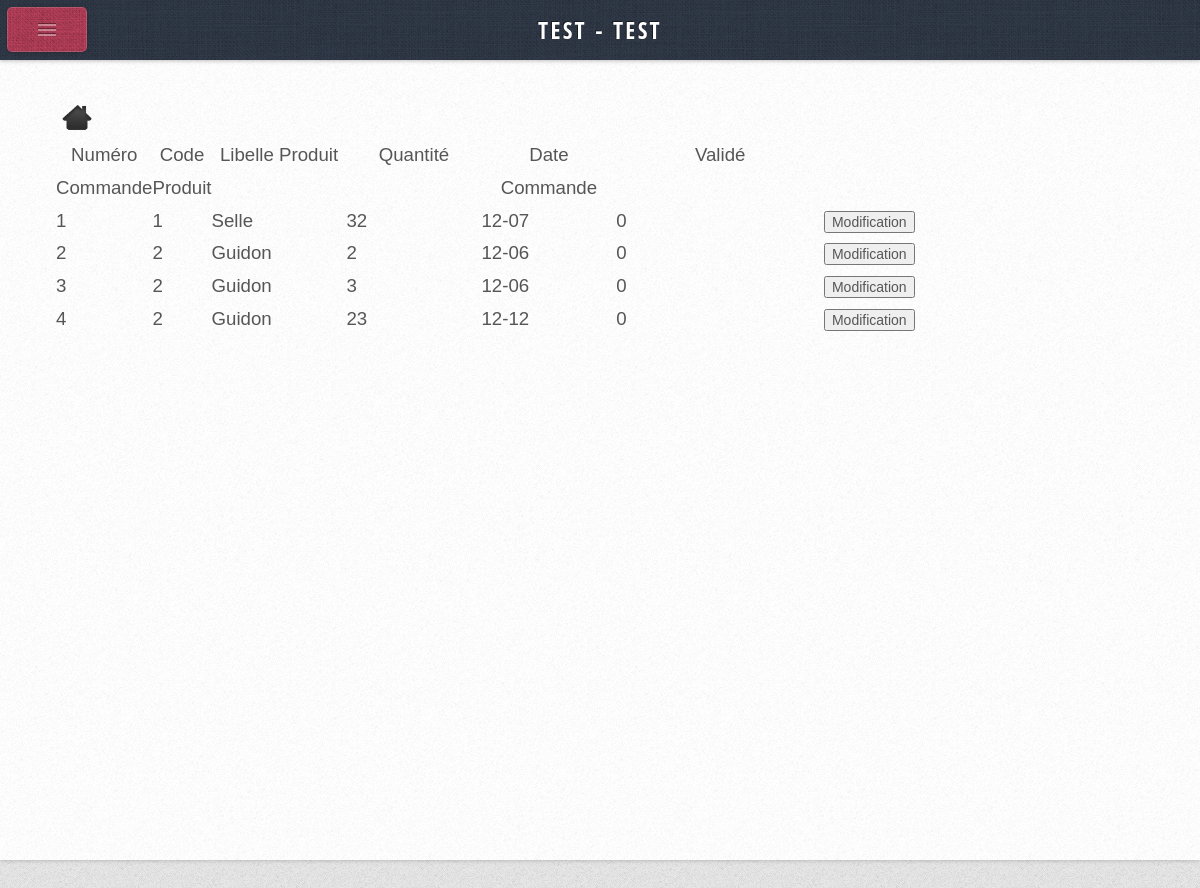
The page /index.php?page=CommandeListe (signed in) on the database as committed earlier.
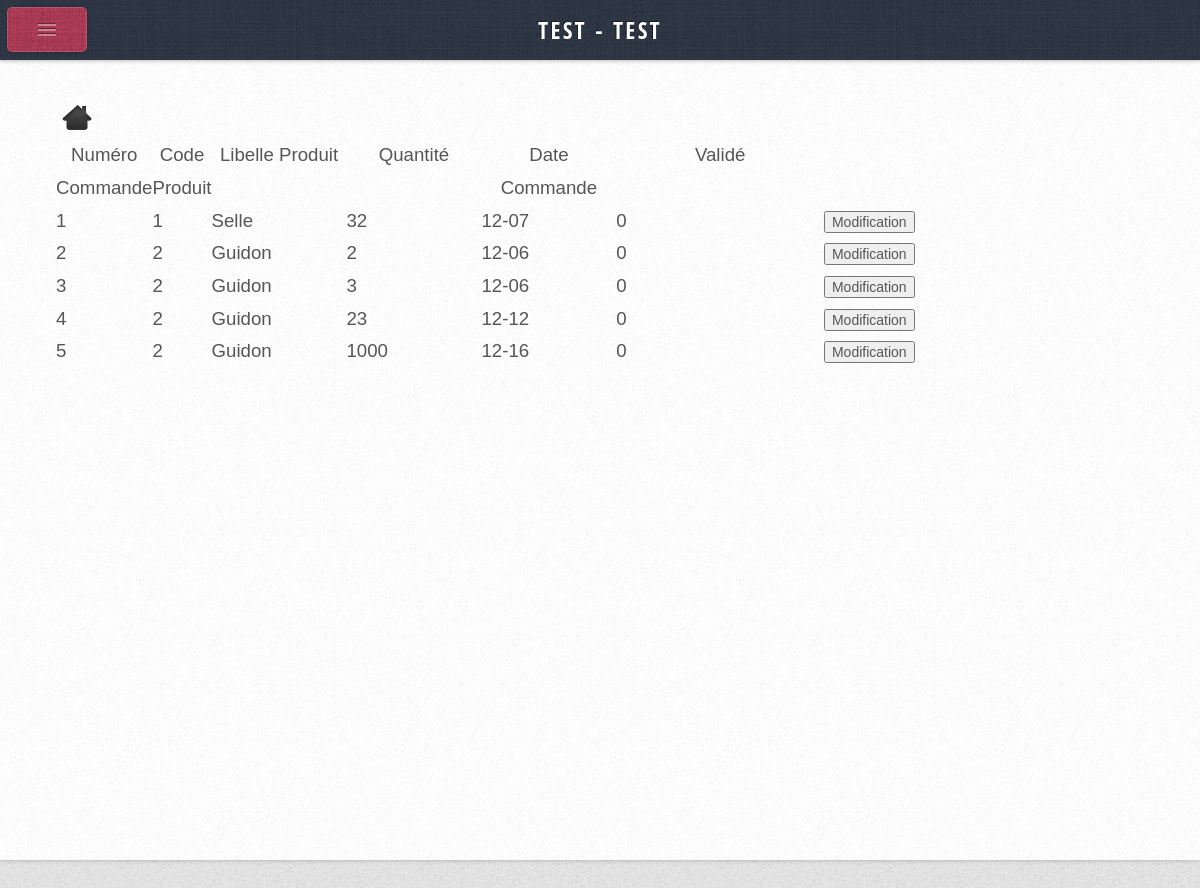
The same page on the database as committed later.
### tables this page shows
CREATE TABLE IF NOT EXISTS `COMMANDE` (
  `COM_CODE` char(5) NOT NULL,
  `COM_DATE` date DEFAULT NULL,
  `COM_QTE` int(2) DEFAULT NULL,
  `COM_VALIDE` tinyint(1) DEFAULT NULL,
  `COM_PRODUIT` char(6) NOT NULL,
  PRIMARY KEY (`COM_CODE`)
);

CREATE TABLE IF NOT EXISTS `PRODUIT` (
  `PDT_CODE` char(6) NOT NULL,
  `PDT_LIBELLE` varchar(30) DEFAULT NULL,
  `PDT_POIDS` int(10) DEFAULT NULL,
  `PDT_PXCMUP` float(6,2) DEFAULT NULL,
  `PDT_QTESTK` int(10) DEFAULT NULL,
  `PDT_NBVOLS` int(5) DEFAULT NULL,
  `PDT_NBCASSES` int(5) DEFAULT NULL,
  PRIMARY KEY (`PDT_CODE`)
);

CREATE TABLE IF NOT EXISTS `TECHNICIEN` (
  `TEC_MATRICULE` char(5) NOT NULL,
  `TEC_NOM` varchar(35) DEFAULT NULL,
  `TEC_PRENOM` varchar(35) DEFAULT NULL,
  `TEC_PWD` varchar(40) NOT NULL,
  `TEC_RESPONSABLE` tinyint(1) NOT NULL,
  PRIMARY KEY (`TEC_MATRICULE`)
);

### classe/clstBaseMysql.classe2.php (called while the page is built, shortened)
<?php
class clstBaseMysql
{
			private function connect($pServeur, $pUser, $pMdp)
	{
				$res = mysql_connect($pServeur, $pUser, $pMdp) or die("Erreur de connexion à MySql");
				return ($res) ;
			}
	public function query($pReq)
	{
					$res =  mysql_query($pReq) or die("erreur avec la requête ". $pReq);
				return ($res) ;
			}
			public function tabAssoc($pReq)
	{
					$TabRes = mysql_fetch_assoc($pReq);
			return ($TabRes) ;
		}
}

### include/connexion.inc.php (called while the page is built, shortened)
<?php
	function connecter()
	{
		$oSql = new clstBaseMysql("localhost", "Vlyon", "vlyon", "VLYON") ;
		return ($oSql) ;
	}

### include/functions.inc.php (called while the page is built, shortened)
<?php
include('connexion.inc.php');
function utilisateur()
{
    $id = $_SESSION['id'];
    $sReq = " SELECT TEC_NOM, TEC_PRENOM, TEC_RESPONSABLE
                FROM TECHNICIEN
                WHERE TEC_MATRICULE='".$id."'";
    $rstPdt = mysql_query($sReq) ;
    $oUtilisateur = array() ;
    $Utilisateur = mysql_fetch_assoc($rstPdt);
    $oUtilisateur[1] =  $Utilisateur ;
    return ($oUtilisateur) ;
}
         ?>
          <?php
    function getAllCommandes()
    {
        $oSql = connecter();
        $sReq = "SELECT COM_CODE, COM_DATE, COM_QTE, COM_PRODUIT, COM_VALIDE, PDT_LIBELLE
                 FROM COMMANDE, PRODUIT
                 WHERE COMMANDE.COM_PRODUIT = PRODUIT.PDT_CODE";
        $rstCde = $oSql->query($sReq);
        $iNb = 0;
        $lesCommandes = array();
        while ($uneLigne = $oSql->tabAssoc($rstCde))
        {
            $iNb = $iNb + 1;
            $lesCommandes[$iNb] = $uneLigne;
        }
        return ($lesCommandes);
    }
    ?>

### FO/Vues/Produit/fo_listeCommandePdt.php (the view, shortened to what this page needs)
<html>
	<head>
	</head>
	<body>
		<a href="index.php"><img src="css/Home.png" border="0" align="center" width=42 height=42></img></a></br>
		<table border = 1 width="100%" >
			<tr>
				<th width="5%" >Numéro Commande</th>
				<th width="5%" >Code Produit</th>
				<th width="13%">Libelle Produit</th>
				<th width="13%">Quantité</th>
				<th width="13%">Date Commande</th>
				<th width="20%">Validé</th>
			</tr>
			<?php
			$uneCommande = getAllCommandes();
			foreach ($uneCommande as $demandes)
				{
			?>
			<tr>
				<td><?php echo $demandes["COM_CODE"] ; $code = $demandes["COM_CODE"] ;?><input type="hidden"  value="<?= $code ?>" id="code" name="code"/></td>
				<td><?php echo $demandes["COM_PRODUIT"] ;  ?></td>
				<td><?php echo $demandes["PDT_LIBELLE"]; ?></td>
				<td><?php echo $demandes["COM_QTE"] ; ?></td>
				<td><?php echo substr($demandes["COM_DATE"],5) ; ?></td>
				<td><?php echo $demandes["COM_VALIDE"] ;?></td>
				<td><a href="?page=CommandeModif&variable=<?php echo($demandes["COM_CODE"]) ?>"><input type="button" value="Modification" onClick="if(confirm('Vous allez modifier la commande choisie ?'))
					{
						submit();
					}
					else
					{
						return false;
					}
				" /></a></td>
			</tr>
			<?php
			}
			?>
		</table>
	</body>
</html>

### index.php (shortened to what this page needs)
<?php
	include_once('classe/clstBaseMysql.classe2.php') ;
	require_once('include/functions.inc.php');
	if(!isset($_SESSION['id'])) {
		include_once('Pages/connexion.php');
   }
   else{
?>
<html>
	<head>
		<link rel="stylesheet" href="css/style.css" />
	</head>
	<body class="left-sidebar">
		<div id="content">
			<div id="content-inner">
				<article class="is-post is-post-excerpt">
					<?php
					switch($_GET['page'])
					{
						case "CommandeListe":
							$fichier = "FO/VUES/Produit/fo_listeCommandePdt.php";
							break ;
					}
						include($fichier);
					?>
				</article>
			</div>
		</div>
		<div id="sidebar">
			<div id="logo">
				<?php
				$utilisateur =utilisateur();
					foreach ($utilisateur as $utilisateurs)
				{
					echo strtoupper($utilisateurs["TEC_NOM"]);
					echo" - ";
					echo strtoupper($utilisateurs["TEC_PRENOM"]);
				}
				?>
			</div>
		</div>
	</body>
</html>
<?php
}
?>

Rows that differ between the two databases and show on the page:
added commande: COM_CODE "5", COM_PRODUIT "2", produit.PDT_LIBELLE "Guidon", COM_QTE "1000", COM_DATE "12-16", COM_VALIDE "0"
